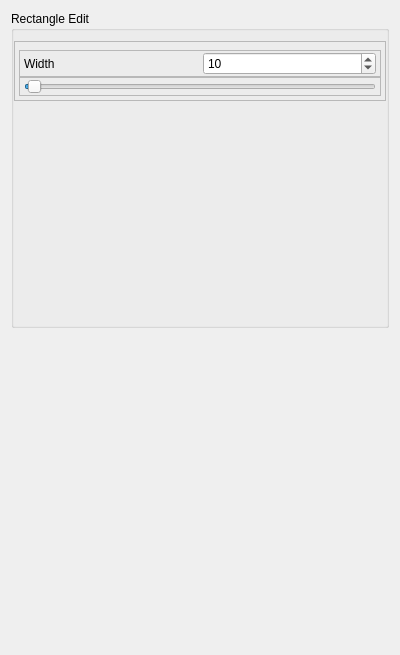
<?xml version="1.0" encoding="UTF-8"?>
<ui version="4.0">
 <class>AdvancedTab</class>
 <widget class="QWidget" name="AdvancedTab">
  <property name="geometry">
   <rect>
    <x>0</x>
    <y>0</y>
    <width>400</width>
    <height>655</height>
   </rect>
  </property>
  <property name="windowTitle">
   <string>Form</string>
  </property>
  <property name="toolTip">
   <string>&lt;html&gt;&lt;head/&gt;&lt;body&gt;&lt;p&gt;Edit the width of your rectangular sticks&lt;/p&gt;&lt;/body&gt;&lt;/html&gt;</string>
  </property>
  <layout class="QVBoxLayout" name="verticalLayout">
   <item>
    <widget class="QGroupBox" name="groupBox_5">
     <property name="sizePolicy">
      <sizepolicy hsizetype="Preferred" vsizetype="Preferred">
       <horstretch>0</horstretch>
       <verstretch>0</verstretch>
      </sizepolicy>
     </property>
     <property name="maximumSize">
      <size>
       <width>16777215</width>
       <height>400</height>
      </size>
     </property>
     <property name="title">
      <string>Rectangle Edit</string>
     </property>
     <layout class="QVBoxLayout" name="verticalLayout_18">
      <property name="spacing">
       <number>0</number>
      </property>
      <property name="leftMargin">
       <number>0</number>
      </property>
      <property name="topMargin">
       <number>10</number>
      </property>
      <property name="rightMargin">
       <number>0</number>
      </property>
      <property name="bottomMargin">
       <number>0</number>
      </property>
      <item>
       <layout class="QVBoxLayout" name="verticalLayout_19">
        <property name="spacing">
         <number>0</number>
        </property>
        <property name="sizeConstraint">
         <enum>QLayout::SetNoConstraint</enum>
        </property>
        <property name="rightMargin">
         <number>0</number>
        </property>
        <item>
         <widget class="QFrame" name="frame_2">
          <property name="maximumSize">
           <size>
            <width>16777215</width>
            <height>80</height>
           </size>
          </property>
          <property name="frameShape">
           <enum>QFrame::StyledPanel</enum>
          </property>
          <property name="frameShadow">
           <enum>QFrame::Raised</enum>
          </property>
          <layout class="QVBoxLayout" name="verticalLayout_9">
           <property name="spacing">
            <number>0</number>
           </property>
           <property name="leftMargin">
            <number>4</number>
           </property>
           <property name="topMargin">
            <number>8</number>
           </property>
           <property name="rightMargin">
            <number>4</number>
           </property>
           <property name="bottomMargin">
            <number>4</number>
           </property>
           <item>
            <widget class="QFrame" name="frame_12">
             <property name="minimumSize">
              <size>
               <width>0</width>
               <height>0</height>
              </size>
             </property>
             <property name="maximumSize">
              <size>
               <width>16777215</width>
               <height>30</height>
              </size>
             </property>
             <property name="frameShape">
              <enum>QFrame::StyledPanel</enum>
             </property>
             <property name="frameShadow">
              <enum>QFrame::Raised</enum>
             </property>
             <layout class="QHBoxLayout" name="horizontalLayout_14">
              <property name="leftMargin">
               <number>4</number>
              </property>
              <property name="topMargin">
               <number>1</number>
              </property>
              <property name="rightMargin">
               <number>4</number>
              </property>
              <property name="bottomMargin">
               <number>1</number>
              </property>
              <item>
               <widget class="QLabel" name="label_13">
                <property name="text">
                 <string>Width</string>
                </property>
               </widget>
              </item>
              <item>
               <widget class="QSpinBox" name="rectWidthSpinbox">
                <property name="minimum">
                 <number>0</number>
                </property>
                <property name="maximum">
                 <number>1000</number>
                </property>
                <property name="value">
                 <number>10</number>
                </property>
               </widget>
              </item>
             </layout>
            </widget>
           </item>
           <item>
            <widget class="QFrame" name="frame_11">
             <property name="minimumSize">
              <size>
               <width>0</width>
               <height>0</height>
              </size>
             </property>
             <property name="maximumSize">
              <size>
               <width>16777215</width>
               <height>30</height>
              </size>
             </property>
             <property name="frameShape">
              <enum>QFrame::StyledPanel</enum>
             </property>
             <property name="frameShadow">
              <enum>QFrame::Raised</enum>
             </property>
             <layout class="QHBoxLayout" name="horizontalLayout_3">
              <property name="leftMargin">
               <number>4</number>
              </property>
              <property name="topMargin">
               <number>1</number>
              </property>
              <property name="rightMargin">
               <number>4</number>
              </property>
              <property name="bottomMargin">
               <number>1</number>
              </property>
              <item>
               <widget class="QSlider" name="rectWidthSlider">
                <property name="minimum">
                 <number>0</number>
                </property>
                <property name="maximum">
                 <number>1000</number>
                </property>
                <property name="value">
                 <number>10</number>
                </property>
                <property name="orientation">
                 <enum>Qt::Horizontal</enum>
                </property>
               </widget>
              </item>
             </layout>
            </widget>
           </item>
          </layout>
         </widget>
        </item>
       </layout>
      </item>
      <item>
       <spacer name="verticalSpacer">
        <property name="orientation">
         <enum>Qt::Vertical</enum>
        </property>
        <property name="sizeHint" stdset="0">
         <size>
          <width>20</width>
          <height>40</height>
         </size>
        </property>
       </spacer>
      </item>
     </layout>
    </widget>
   </item>
   <item>
    <spacer name="verticalSpacer_2">
     <property name="orientation">
      <enum>Qt::Vertical</enum>
     </property>
     <property name="sizeHint" stdset="0">
      <size>
       <width>20</width>
       <height>40</height>
      </size>
     </property>
    </spacer>
   </item>
  </layout>
 </widget>
 <resources/>
 <connections/>
</ui>
